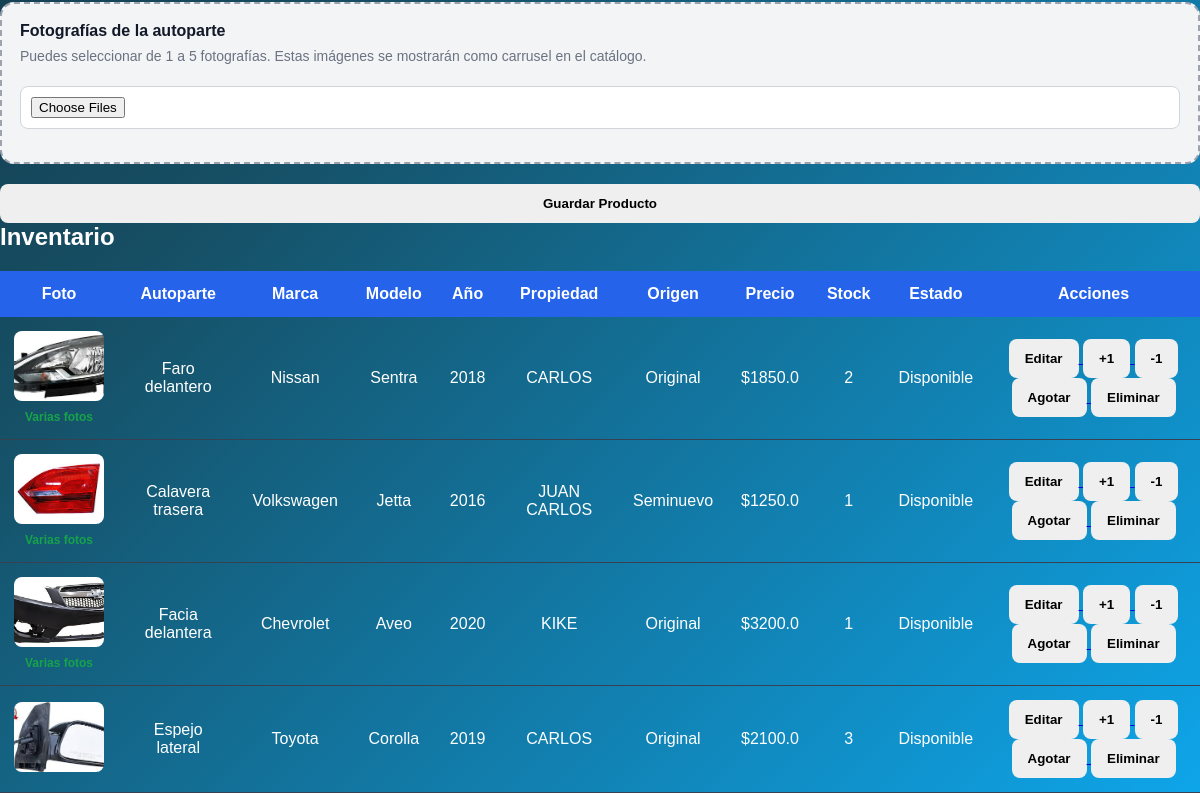
Before: /admin (signed in, lower part) with the older database file.
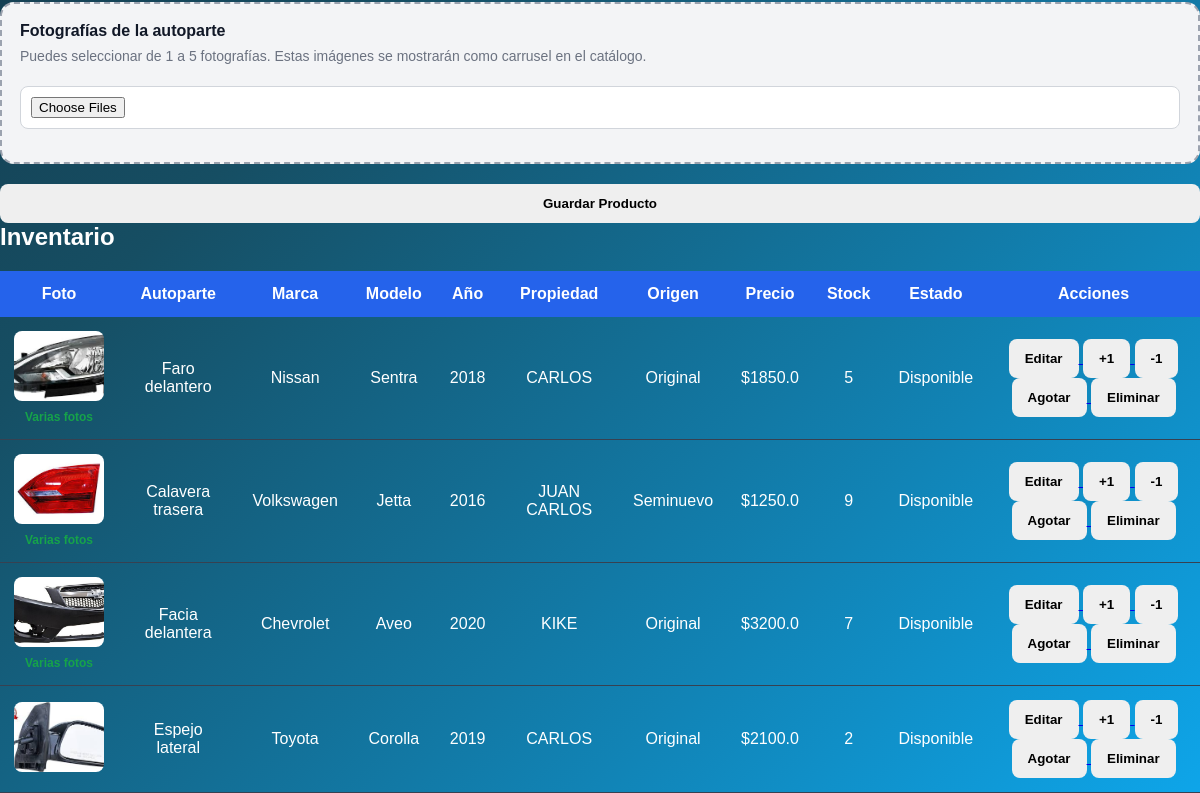
After: the same page with the newer database file.
### app.py (models this page shows)
class Producto(db.Model):
    id = db.Column(db.Integer, primary_key=True)
    marca = db.Column(db.String(100))
    modelo = db.Column(db.String(100))
    anio = db.Column(db.Integer)
    autoparte = db.Column(db.String(150))
    observaciones = db.Column(db.Text)
    transmision = db.Column(db.String(100))
    motor = db.Column(db.String(100))
    propiedad = db.Column(db.String(100))
    tipo = db.Column(db.String(100))
    lado = db.Column(db.String(50))
    origen = db.Column(db.String(100))
    costo_venta = db.Column(db.Float)
    stock = db.Column(db.Integer, default=1)
    foto = db.Column(db.String(300))
    link_ml = db.Column(db.String(500))
    estado = db.Column(db.String(50), default="disponible")
    vendido_a = db.Column(db.String(150))
    metodo_pago = db.Column(db.String(100))
    factura = db.Column(db.String(100))
    comentarios_venta = db.Column(db.Text)
    fecha_salida = db.Column(db.String(100))
    fecha_prestamo = db.Column(db.String(100))

### app.py (the view, shortened to what this page needs)
@app.route("/admin", methods=["GET", "POST"])
def admin():
    if not session.get("rol") in ["admin", "vendedor"]:
        return redirect("/login")
    productos = Producto.query.all()
    total = Producto.query.count()
    disponibles = Producto.query.filter(Producto.stock > 0).count()
    agotados = Producto.query.filter(Producto.stock == 0).count()
    return render_template(
        "admin.html",
        productos=productos,
        total=total,
        disponibles=disponibles,
        agotados=agotados
    )

### templates/admin.html (shortened to what this page needs)
<!DOCTYPE html>
<html lang="es">
<head>
    <link rel="stylesheet" href="{{ url_for('static', filename='css/style.css') }}">
</head>
<body>
<div class="form-box">
    <form method="POST" enctype="multipart/form-data">
        <div class="form-grid">
            <div class="full file-box-admin">
                <label>Fotografías de la autoparte</label>
                <p>
                    Puedes seleccionar de 1 a 5 fotografías. Estas imágenes se mostrarán como carrusel en el catálogo.
                </p>
                <input
                    type="file"
                    name="fotos"
                    accept="image/*"
                    multiple
                    onchange="previewFotos(event)"
                >
            </div>
        </div>
        <button class="btn rojo" style="width:100%; margin-top:20px;">
            Guardar Producto
        </button>
    </form>
</div>
<div class="tabla">
    <h2 style="margin-bottom:20px;">Inventario</h2>
    <table>
        <tr>
            <th>Foto</th>
            <th>Autoparte</th>
            <th>Marca</th>
            <th>Modelo</th>
            <th>Año</th>
            <th>Propiedad</th>
            <th>Origen</th>
            <th>Precio</th>
            <th>Stock</th>
            <th>Estado</th>
            <th>Acciones</th>
        </tr>
        {% for producto in productos %}
        <tr>
            <td>
                {% if producto.foto %}
                    <img
                        class="foto-tabla"
                        src="{{ url_for('static', filename='uploads/' ~ producto.foto.split('|')[0]) }}"
                        alt="{{ producto.autoparte }}"
                    >
                    {% if '|' in producto.foto %}
                        <br>
                        <span class="varias-fotos">
                            Varias fotos
                        </span>
                    {% endif %}
                {% else %}
                    Sin foto
                {% endif %}
            </td>
            <td>{{ producto.autoparte }}</td>
            <td>{{ producto.marca }}</td>
            <td>{{ producto.modelo }}</td>
            <td>{{ producto.anio }}</td>
            <td>{{ producto.propiedad }}</td>
            <td>{{ producto.origen }}</td>
            <td>${{ producto.costo_venta }}</td>
            <td>{{ producto.stock }}</td>
            <td>
                {% if producto.stock > 0 %}
                    Disponible
                {% else %}
                    Agotado
                {% endif %}
            </td>
            <td>
                <div class="acciones-btns">
                    <a href="/editar/{{ producto.id }}">
                        <button class="btn gris">Editar</button>
                    </a>
                    <a href="/sumar/{{ producto.id }}">
                        <button class="btn verde">+1</button>
                    </a>
                    <a href="/restar/{{ producto.id }}">
                        <button class="btn gris">-1</button>
                    </a>
                    {% if producto.stock > 0 %}
                    <a href="/agotado/{{ producto.id }}">
                        <button class="btn gris">Agotar</button>
                    </a>
                    {% else %}
                    <a href="/disponible/{{ producto.id }}">
                        <button class="btn verde">Activar</button>
                    </a>
                    {% endif %}
                    <a href="/eliminar/{{ producto.id }}">
                        <button
                            class="btn rojo"
                            onclick="return confirm('¿Seguro que deseas eliminar esta autoparte?')"
                        >
                            Eliminar
                        </button>
                    </a>
                </div>
            </td>
        </tr>
        {% endfor %}
    </table>
</div>
</body>
</html>

Changed rows visible on the page:
changed Producto "Faro delantero": stock "2" → "5"
changed Producto "Calavera trasera": stock "1" → "9"
changed Producto "Facia delantera": stock "1" → "7"
changed Producto "Espejo lateral": stock "3" → "2"
